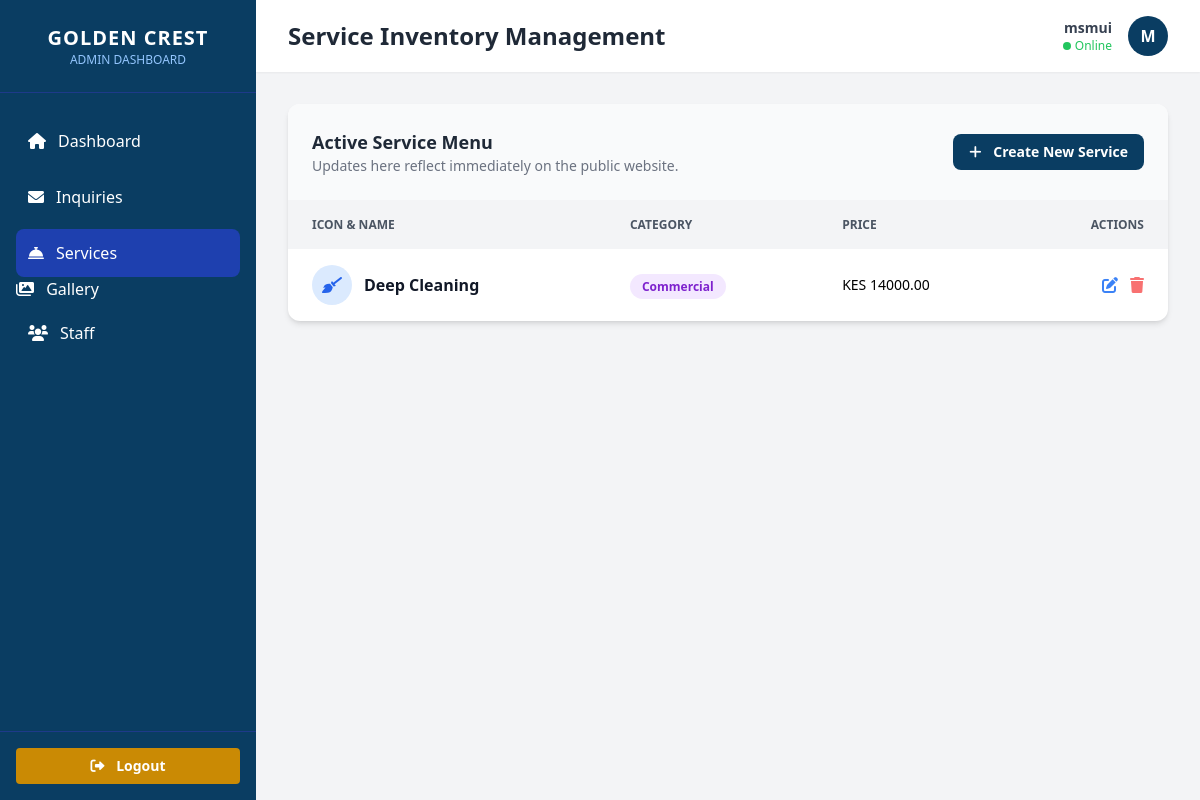
The page /dashboard/services/ (signed in) on the database its author committed.
### services/models.py (models this page shows, shortened)
class Service(models.Model):
    CATEGORY_CHOICES = [
        ('Residential', 'Residential Cleaning'),
        ('Commercial', 'Commercial Cleaning'),
        ('Specialty', 'Specialty Cleaning'),
    ]
    title = models.CharField(max_length=100)
    description = models.TextField()
    price_start = models.DecimalField(max_digits=10, decimal_places=2)
    category = models.CharField(max_length=20, choices=CATEGORY_CHOICES)
    icon_class = models.CharField(max_length=50, help_text="FontAwesome class, e.g., fas fa-spray-can-sparkles")
    created_at = models.DateTimeField(auto_now_add=True)

### services/views.py (the view)
# urls.py: path('dashboard/services/', views.services_manage, name='services_manage'),
def services_manage(request):
    services_list = Service.objects.all()
    return render(request, 'dashboard/services_manage.html', {'services': services_list})

### services/templates/dashboard/services_manage.html (shortened to what this page needs)
{% extends 'dashboard/admin_dashboard.html' %}
{% block page_title %}Service Inventory Management{% endblock %}
{% block dashboard_content %}
<div x-data="{
    showForm: false,
    title: '',
    icon: '',
    iconMap: {
        'cleaning': 'fas fa-broom',
        'office': 'fas fa-building',
        'window': 'fas fa-window-maximize',
        'carpet': 'fas fa-rug',
        'garden': 'fas fa-leaf',
        'residential': 'fas fa-home',
        'commercial': 'fas fa-city',
        'deep': 'fas fa-soap'
    },
    updateIcon() {
        const lowerTitle = this.title.toLowerCase();
        for (let keyword in this.iconMap) {
            if (lowerTitle.includes(keyword)) {
                this.icon = this.iconMap[keyword];
                break;
            }
        }
    }
}">
    <div class="bg-white rounded-xl shadow-md overflow-hidden">
        <div class="p-6 border-b border-gray-100 flex justify-between items-center bg-gray-50">
            <div>
                <h3 class="text-lg font-bold text-gray-800">Active Service Menu</h3>
                <p class="text-sm text-gray-500">Updates here reflect immediately on the public website.</p>
            </div>
            <button @click="showForm = !showForm" class="bg-[#0a3d62] text-white px-4 py-2 rounded-lg hover:bg-blue-800 transition text-sm font-semibold">
                <i class="fas fa-plus mr-2"></i> Create New Service
            </button>
        </div>
        <table class="w-full text-left border-collapse">
            <thead>
                <tr class="bg-gray-100 text-gray-600 uppercase text-xs font-bold">
                    <th class="px-6 py-4">Icon & Name</th>
                    <th class="px-6 py-4">Category</th>
                    <th class="px-6 py-4">Price</th>
                    <th class="px-6 py-4 text-right">Actions</th>
                </tr>
            </thead>
            <tbody class="divide-y divide-gray-100">
                {% for service in services %}
                <tr class="hover:bg-blue-50 transition">
                    <td class="px-6 py-4">
                        <div class="flex items-center">
                            <div class="w-10 h-10 bg-blue-100 text-blue-600 rounded-full flex items-center justify-center mr-3">
                                <i class="{{ service.icon_class|default:'fas fa-broom' }}"></i>
                            </div>
                            <div>
                                <div class="font-bold text-gray-900">{{ service.title }}</div>
                            </div>
                        </div>
                    </td>
                    <td class="px-6 py-4">
                        <span class="px-3 py-1 rounded-full text-xs font-semibold
                            {% if service.category == 'Residential' %} bg-green-100 text-green-700
                            {% elif service.category == 'Commercial' %} bg-purple-100 text-purple-700
                            {% else %} bg-orange-100 text-orange-700 {% endif %}">
                            {{ service.category }}
                        </span>
                    </td>
                    <td class="px-6 py-4 text-sm font-medium">KES {{ service.price_start }}</td>
                    <td class="px-6 py-4 text-right">
                        <div class="flex justify-end space-x-3">
                            <a href="{% url 'edit_service' service.pk %}" class="text-blue-500 hover:text-blue-700">
                                <i class="fas fa-edit"></i>
                            </a>
                            <form action="{% url 'delete_service' service.pk %}" method="POST" class="inline" onsubmit="return confirm('Permanently delete this service?');">
                                <button type="submit" class="text-red-400 hover:text-red-600">
                                    <i class="fas fa-trash"></i>
                                </button>
                            </form>
                        </div>
                    </td>
                </tr>
                {% empty %}
                <tr>
                    <td colspan="4" class="px-6 py-12 text-center text-gray-400 italic">
                        No services found. Click "Create New Service" to get started.
                    </td>
                </tr>
                {% endfor %}
            </tbody>
        </table>
    </div>
</div>
{% endblock %}

### services/templates/dashboard/admin_dashboard.html (shortened to what this page needs)
<!DOCTYPE html>
<html lang="en">
<head>
    <script src="https://cdn.tailwindcss.com"></script>
    <link rel="stylesheet" href="https://cdnjs.cloudflare.com/ajax/libs/font-awesome/6.0.0/css/all.min.css">
</head>
<body class="bg-gray-100 font-sans">
    <div class="flex h-screen overflow-hidden">
        <aside class="w-64 bg-[#0a3d62] text-white flex-shrink-0 hidden md:flex flex-col">
            <div class="p-6 text-center border-b border-blue-900">
                <h1 class="text-xl font-bold tracking-wider">GOLDEN CREST</h1>
                <p class="text-xs text-blue-300 uppercase">Admin Dashboard</p>
            </div>
               <nav class="flex-1 px-4 py-6 space-y-2">
                    <a href="{% url 'admin_dashboard' %}" class="flex items-center p-3 hover:bg-blue-700 rounded-lg transition">
                        <i class="fas fa-home mr-3"></i> Dashboard
                    </a>
                    <a href="{% url 'inquiries_list' %}"
                       class="flex items-center p-3 rounded-lg transition {% if request.resolver_match.url_name == 'inquiries_list' %}bg-blue-600 text-white{% else %}hover:bg-blue-700{% endif %}">
                        <i class="fas fa-envelope mr-3"></i> Inquiries
                    </a>
                    <a href="{% url 'services_manage' %}" class="flex items-center p-3 {% if request.resolver_match.url_name == 'services_manage' %}bg-blue-800{% endif %} hover:bg-blue-700 rounded-lg transition">
                        <i class="fas fa-concierge-bell mr-3"></i> Services
                    </a>
                   <a href="{% url 'gallery_manage' %}" class="...">
                         <i class="fas fa-images mr-2"></i> Gallery
                   </a>
                    <a href="{% url 'staff_manage' %}" class="flex items-center p-3 hover:bg-blue-700 rounded-lg transition">
                        <i class="fas fa-users mr-3"></i> Staff
                    </a>
               </nav>
            <div class="p-4 border-t border-blue-900">
                <form action="{% url 'logout' %}" method="post">
                    <button type="submit" class="w-full bg-yellow-600 hover:bg-yellow-700 p-2 rounded text-sm font-semibold transition">
                        <i class="fas fa-sign-out-alt mr-2"></i> Logout
                    </button>
                </form>
            </div>
        </aside>
        <main class="flex-1 overflow-y-auto">
            <header class="bg-white shadow-sm p-4 flex justify-between items-center px-8">
                <h2 class="text-2xl font-semibold text-gray-800">{% block page_title %}Overview{% endblock %}</h2>
                <div class="flex items-center space-x-4">
                    <div class="text-right hidden sm:block">
                        <p class="text-sm font-bold text-gray-700">{{ request.user.username|default:"Admin" }}</p>
                        <p class="text-xs text-green-500 flex items-center justify-end">
                            <span class="w-2 h-2 bg-green-500 rounded-full mr-1"></span> Online
                        </p>
                    </div>
                    <div class="h-10 w-10 bg-[#0a3d62] rounded-full flex items-center justify-center text-white font-bold">
                        {{ request.user.username|slice:":1"|upper|default:"A" }}
                    </div>
                </div>
            </header>
            <div class="p-8">
                {% block dashboard_content %}
                {% endblock %}
            </div>
        </main>
    </div>
</body>
</html>

### rows shown on the page
Service: title "Deep Cleaning", category "Commercial", price_start "14000.00"

### other values the page prints
{{ request.user.username|default:"Admin" }} "msmui"
{{ request.user.username|slice:":1"|upper|default:"A" }} "M"
